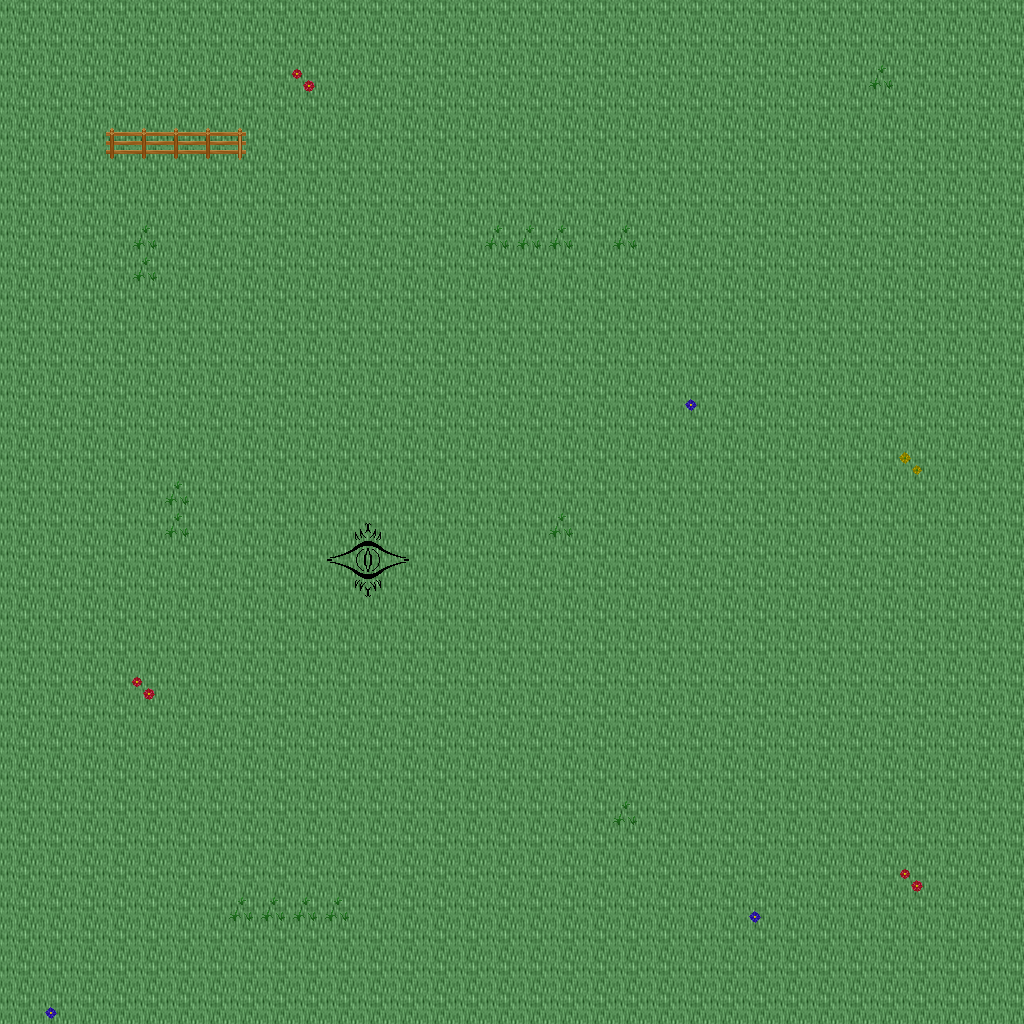

A level layout from a 2D game, rendered from its tile map. Below: a short description, then the map file with tile-grid data replaced by summaries:
An orthogonal 32x32 tile map with 32x32 px tiles, 5 tile layers (Ground, Objects, Objects2, Above, ...), 1 hidden layer not drawn, 37 tilesets.

<map version="1.10" tiledversion="1.11.0" orientation="orthogonal" renderorder="right-down" width="32" height="32" tilewidth="32" tileheight="32" infinite="0" nextlayerid="11" nextobjectid="1">
 <tileset firstgid="1" name="ground_ground" tilewidth="32" tileheight="32" tilecount="33" columns="3">
  <image source="../drawable/ground_ground.png" width="96" height="352" />
 </tileset>
 <tileset firstgid="34" name="ground_ridge_earth_dark" tilewidth="32" tileheight="32" tilecount="96" columns="12">
  <image source="../drawable/ground_ridge_earth_dark.png" width="384" height="256" />
 </tileset>
 <tileset firstgid="130" name="ground_ridge_earth_pale" tilewidth="32" tileheight="32" tilecount="96" columns="12">
  <image source="../drawable/ground_ridge_earth_pale.png" width="384" height="256" />
 </tileset>
 <tileset firstgid="226" name="ground_earth_edges" tilewidth="32" tileheight="32" tilecount="18" columns="6">
  <image source="../drawable/ground_earth_edges.png" width="192" height="96" />
 </tileset>
 <tileset firstgid="244" name="ground_rock_pebbles" tilewidth="32" tileheight="32" tilecount="3" columns="1">
  <image source="../drawable/ground_rock_pebbles.png" width="32" height="96" />
 </tileset>
 <tileset firstgid="247" name="plant_grasses" tilewidth="32" tileheight="32" tilecount="6" columns="3">
  <image source="../drawable/plant_grasses.png" width="96" height="64" />
 </tileset>
 <tileset firstgid="253" name="plant_flower_daisy_yellow" tilewidth="32" tileheight="32" tilecount="8" columns="2">
  <image source="../drawable/plant_flower_daisy_yellow.png" width="64" height="128" />
 </tileset>
 <tileset firstgid="261" name="plant_bush_bushes" tilewidth="32" tileheight="32" tilecount="10" columns="5">
  <image source="../drawable/plant_bush_bushes.png" width="160" height="64" />
 </tileset>
 <tileset firstgid="271" name="plant_flower_daisy_red" tilewidth="32" tileheight="32" tilecount="8" columns="2">
  <image source="../drawable/plant_flower_daisy_red.png" width="64" height="128" />
 </tileset>
 <tileset firstgid="279" name="plant_tree_tree_darkgreen" tilewidth="32" tileheight="32" tilecount="88" columns="8">
  <image source="../drawable/plant_tree_tree_darkgreen.png" width="256" height="352" />
 </tileset>
 <tileset firstgid="367" name="plant_flower_daisy_blue" tilewidth="32" tileheight="32" tilecount="8" columns="2">
  <image source="../drawable/plant_flower_daisy_blue.png" width="64" height="128" />
 </tileset>
 <tileset firstgid="375" name="item_corpse_skull_pale" tilewidth="32" tileheight="32" tilecount="2" columns="2">
  <image source="../drawable/item_corpse_skull_pale.png" width="64" height="32" />
 </tileset>
 <tileset firstgid="377" name="plant_vine" tilewidth="32" tileheight="32" tilecount="3" columns="1">
  <image source="../drawable/plant_vine.png" width="32" height="96" />
 </tileset>
 <tileset firstgid="380" name="plant_flower_daisy_white" tilewidth="32" tileheight="32" tilecount="8" columns="2">
  <image source="../drawable/plant_flower_daisy_white.png" width="64" height="128" />
 </tileset>
 <tileset firstgid="388" name="item_corpse_huge_animal" tilewidth="32" tileheight="32" tilecount="16" columns="2">
  <image source="../drawable/item_corpse_huge_animal.png" width="64" height="256" />
 </tileset>
 <tileset firstgid="404" name="building_fence_fence_chunky" tilewidth="32" tileheight="32" tilecount="21" columns="3">
  <image source="../drawable/building_fence_fence_chunky.png" width="96" height="224" />
 </tileset>
 <tileset firstgid="425" name="ground_eye" tilewidth="32" tileheight="32" tilecount="9" columns="3">
  <image source="../drawable/ground_eye.png" width="96" height="96" />
 </tileset>
 <tileset firstgid="434" name="logic_creature_gnome" tilewidth="32" tileheight="32" tilecount="6" columns="6">
  <image source="../drawable/logic_creature_gnome.png" width="192" height="32" />
 </tileset>
 <tileset firstgid="440" name="logic_creature_animal" tilewidth="32" tileheight="32" tilecount="32" columns="8">
  <image source="../drawable/logic_creature_animal.png" width="256" height="128" />
 </tileset>
 <tileset firstgid="472" name="logic_collision" tilewidth="32" tileheight="32" tilecount="1" columns="1">
  <image source="../drawable/logic_collision.png" width="32" height="32" />
 </tileset>
 <tileset firstgid="473" name="plant_tree_taller_trees" tilewidth="32" tileheight="32" tilecount="32" columns="8">
  <image source="../drawable/plant_tree_taller_trees.png" width="256" height="128" />
 </tileset>
 <tileset firstgid="505" name="plant_tree_spruce" tilewidth="32" tileheight="32" tilecount="6" columns="2">
  <image source="../drawable/plant_tree_spruce.png" width="64" height="96" />
 </tileset>
 <tileset firstgid="511" name="ground_blue_paving" tilewidth="32" tileheight="32" tilecount="2" columns="1">
  <image source="../drawable/ground_blue_paving.png" width="32" height="64" />
 </tileset>
 <tileset firstgid="513" name="ground_grass_edges" tilewidth="32" tileheight="32" tilecount="36" columns="12">
  <image source="../drawable/ground_grass_edges.png" width="384" height="96" />
 </tileset>
 <tileset firstgid="549" name="ground_grass_corners" tilewidth="32" tileheight="32" tilecount="24" columns="6">
  <image source="../drawable/ground_grass_corners.png" width="192" height="128" />
 </tileset>
 <tileset firstgid="573" name="logic_item_fruits" tilewidth="32" tileheight="32" tilecount="16" columns="8">
  <image source="../drawable/logic_item_fruits.png" width="256" height="64" />
 </tileset>
 <tileset firstgid="589" name="building_house_pink_blue" tilewidth="32" tileheight="32" tilecount="99" columns="11">
  <image source="../drawable/building_house_pink_blue.png" width="352" height="288" />
 </tileset>
 <tileset firstgid="688" name="building_fence_stone_fence_white" tilewidth="32" tileheight="32" tilecount="9" columns="3">
  <image source="../drawable/building_fence_stone_fence_white.png" width="96" height="96" />
 </tileset>
 <tileset firstgid="697" name="plant_tree_pine_tree" tilewidth="32" tileheight="32" tilecount="20" columns="4">
  <image source="../drawable/plant_tree_pine_tree.png" width="128" height="160" />
 </tileset>
 <tileset firstgid="717" name="furniture_chair_bench_wooden" tilewidth="32" tileheight="32" tilecount="8" columns="2">
  <image source="../drawable/furniture_chair_bench_wooden.png" width="64" height="128" />
 </tileset>
 <tileset firstgid="725" name="item_postbox" tilewidth="32" tileheight="32" tilecount="4" columns="2">
  <image source="../drawable/item_postbox.png" width="64" height="64" />
 </tileset>
 <tileset firstgid="729" name="logic_portal" tilewidth="32" tileheight="32" tilecount="24" columns="8">
  <image source="../drawable/logic_portal.png" width="256" height="96" />
 </tileset>
 <tileset firstgid="753" name="furniture_light_lamp_blue" tilewidth="32" tileheight="32" tilecount="3" columns="1">
  <image source="../drawable/furniture_light_lamp_blue.png" width="32" height="96" />
 </tileset>
 <tileset firstgid="756" name="light_dim_light_7x5" tilewidth="32" tileheight="32" tilecount="35" columns="7">
  <image source="../drawable/light_dim_light_7x5.png" width="224" height="160" />
 </tileset>
 <tileset firstgid="791" name="light_light_5x5" tilewidth="32" tileheight="32" tilecount="25" columns="5">
  <image source="../drawable/light_light_5x5.png" width="160" height="160" />
 </tileset>
 <tileset firstgid="816" name="logic_creature_reptile" tilewidth="32" tileheight="32" tilecount="7" columns="7">
  <image source="../drawable/logic_creature_reptile.png" width="224" height="32" />
 </tileset>
 <tileset firstgid="823" name="plant_bushes_and_trees" tilewidth="32" tileheight="32" tilecount="144" columns="16">
  <image source="../drawable/plant_bushes_and_trees.png" width="512" height="289" />
 </tileset>
 <layer id="1" name="Ground" width="32" height="32">
  <data>[1024 cells, 1024 non-empty, 1 distinct tile ids]</data>
 </layer>
 <layer id="2" name="Objects" width="32" height="32">
  <data>[1024 cells, 0 non-empty, 0 distinct tile ids]</data>
 </layer>
 <layer id="3" name="Objects2" width="32" height="32">
  <data>[1024 cells, 32 non-empty, 12 distinct tile ids]</data>
 </layer>
 <layer id="4" name="Above" width="32" height="32">
  <data>[1024 cells, 0 non-empty, 0 distinct tile ids]</data>
 </layer>
 <layer id="5" name="Above2" width="32" height="32">
  <data>[1024 cells, 0 non-empty, 0 distinct tile ids]</data>
 </layer>
 <layer id="6" name="Walkable" width="32" height="32" visible="0">
  <data>[1024 cells, 5 non-empty, 1 distinct tile ids]</data>
 </layer>
 <objectgroup id="7" name="Mapevents" />
 <objectgroup id="8" name="Spawn" />
 <objectgroup id="9" name="Keys" />
 <objectgroup id="10" name="Replace" />
</map>
